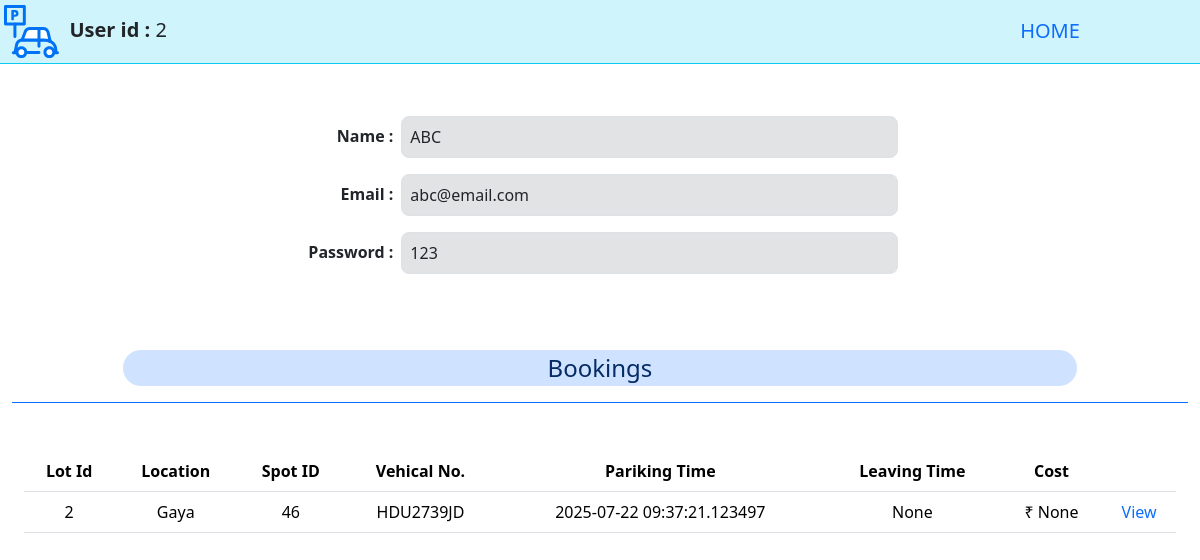
Screenshot of /users/2 (signed in) with the database file from the repository.
### application/models.py (models this page shows)
class User(db.Model):
    id = db.Column(db.Integer, primary_key=True, autoincrement=True)
    email = db.Column(db.String(), unique=True, nullable=False)
    username = db.Column(db.String(), nullable=False)
    password = db.Column(db.String(), nullable=False)
    is_admin = db.Column(db.Boolean, default=False)
    bookings = db.relationship('Booking', backref='user', lazy=True, order_by='Booking.parking')

class Booking(db.Model):
    id = db.Column(db.Integer(), primary_key=True, autoincrement=True)
    user_id = db.Column(db.Integer(), db.ForeignKey('user.id'), nullable=False)
    lot_id = db.Column(db.Integer(), db.ForeignKey('parking_lot.id'), nullable=True)
    spot_id = db.Column(db.Integer(), db.ForeignKey('parking_spot.id'), nullable=True)
    parking = db.Column(db.DateTime(), nullable=False)
    leaving = db.Column(db.DateTime(), nullable=True)
    vehicle_no = db.Column(db.String(), nullable=False)
    cost = db.Column(db.Integer(), nullable= True)
    price = db.Column(db.Integer(),nullable=False)

class Parking_lot(db.Model):
    id = db.Column(db.Integer, primary_key=True ,autoincrement=True)
    max_spots = db.Column(db.Integer(), nullable=False)
    price = db.Column(db.Integer(), nullable=False)
    prime_location = db.Column(db.String(), nullable=False)
    pincode = db.Column(db.Integer(), nullable=False)
    address = db.Column(db.String(), nullable=False)
    spots = db.relationship('Parking_spot', backref='parking_lot', lazy=True)
    bookings = db.relationship('Booking', backref='parking_lot', lazy=True, order_by='Booking.parking')

### application/controllers.py (the view)
@app.route("/users/<int:id>", methods=['GET','POST'])
def viewuser(id):
    if 'user' not in session:
        return redirect(url_for('login'))
    u=User.query.get(session['user'])
    if u.is_admin==True:
        usr=User.query.get(id)
        if usr:
            bk=reversed(usr.bookings)
            lt={lot.id:lot for lot in Parking_lot.query.all()}
            return render_template('viewuser.html',user=usr,lots=lt, bookings=bk)
        else:
            flash("\\nUser Does NOT exists !!")
            return redirect(url_for('admin'))
    return redirect(url_for('user'))

### templates/viewuser.html (shortened to what this page needs)
{% extends "template.jinja" %}
{% block body %}
<div class="container-fluid">
    <div class="row border-bottom border-info mb-5 bg-info-subtle justify-content-center">
        <div class="col fs-5 p-1"> <img src="/static/parking.svg" width="55" height="55" alt="ParkHere">
            <b>&nbsp;User id :</b> {{user.id}}
        </div>
        <div class="col-3 text-center fs-5 p-3">
            <a class="link link-primary link-underline-opacity-0" href="/">HOME</a>
        </div>
    </div>
    <div class="row justify-content-center mb-2 p-1">
        <div class="col-3 p-2 text-end"> <b>Name :</b>
        </div>
        <div class="col-5 bg-secondary-subtle border rounded-3 p-2 ">{{user.username}}
        </div>
        <div class="col-2 ">
        </div>
    </div>
    <div class="row justify-content-center mb-2 p-1">
        <div class="col-3 p-2 text-end"> <b>Email :</b>
        </div>
        <div class="col-5 bg-secondary-subtle border rounded-3 p-2 ">{{user.email}}
        </div>
        <div class="col-2 ">
        </div>
    </div>
    <div class="row justify-content-center mb-2 p-1">
        <div class="col-3 p-2 text-end"> <b>Password :</b>
        </div>
        <div class="col-5 bg-secondary-subtle border rounded-3 p-2 ">{{user.password}}
        </div>
        <div class="col-2 ">
        </div>
    </div>
    <br><br>
    <div class="container-fluid mb-5">
        <div class="row border-bottom border-primary justify-content-center p-3 mb-5">
            <div class="col-10 bg-primary-subtle rounded-pill text-primary-emphasis text-center fs-4">
                Bookings
            </div>
        </div>
        <table class="table text-center">
            <thead>
                <th>Lot Id</th>
                <th>Location</th>
                <th>Spot ID</th>
                <th>Vehical No.</th>
                <th>Pariking Time</th>
                <th>Leaving Time</th>
                <th>Cost</th>
                <th></th>
            </thead>
            <tbody>
                {% for b in bookings %}
                <tr>
                    <td>{{b.lot_id}}</td>
                    {% if b.lot_id%}
                    <td>{{lots[b.lot_id].prime_location}}</td>
                    {%else%}
                    <td>Deleted</td>
                    {%endif%}
                    <td>{{b.spot_id}}</td>
                    <td>{{b.vehicle_no}}</td>
                    <td>{{b.parking}}</td>
                    <td>{{b.leaving}}</td>
                    <td>₹ {{b.cost}}</td>
                    <td><a class="link-primary link-underline-opacity-0" href="/editlot/{{b.lot_id}}">View</a></td>
                </tr>
                {% endfor %}
            </tbody>
        </table>
    </div>
    <br><br><br><br><br><br><br><br><br><br><br>
</div>
    {% endblock %}

### rows the page displays
User: id "2", username "ABC", email "abc@email.com", password "123"
Booking: lot_id "2", spot_id "46", vehicle_no "HDU2739JD", parking "2025-07-22 09:37:21.123497", leaving "None", cost "None"
Parking_lot: prime_location "Gaya"
